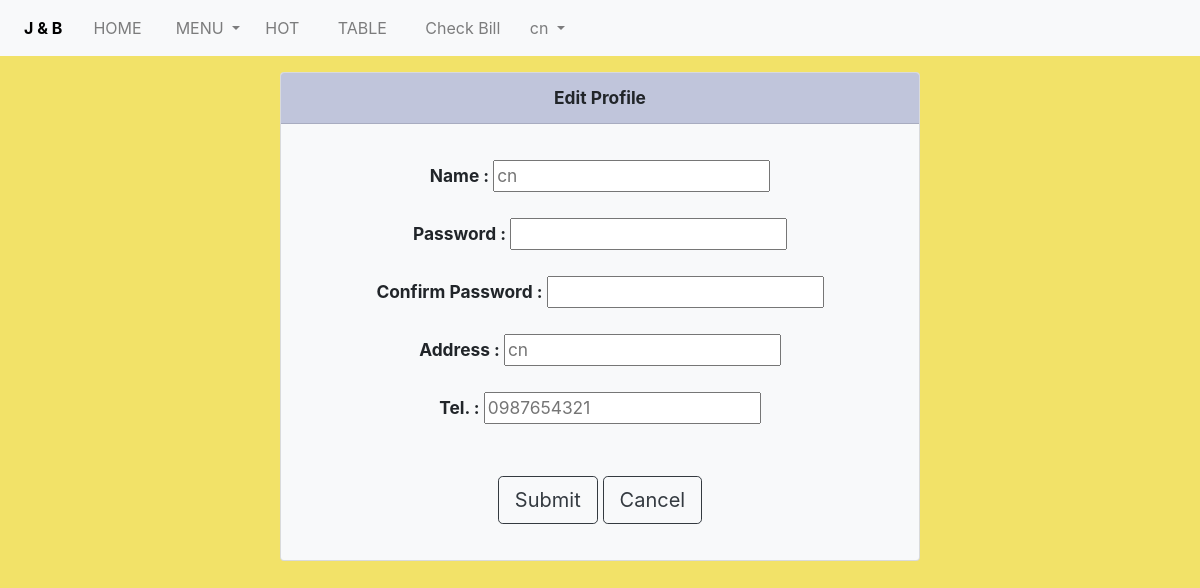
The app's page /editpro.php (signed in) with its own data.
### tables this page shows
CREATE TABLE `employee` (
  `EmpID` int(3) NOT NULL,
  `TypeID` varchar(3) NOT NULL,
  `EmpName` varchar(50) DEFAULT NULL,
  `EmpAddress` varchar(50) DEFAULT NULL,
  `EmpTel` varchar(10) DEFAULT NULL,
  `username` varchar(20) DEFAULT NULL,
  `password` varchar(130) DEFAULT NULL
);

### editpro.php (the view, shortened to what this page needs)
<?php
    include "headerr.php";
    include 'connect.php';
    $sql='SELECT * FROM employee WHERE EmpID="'.$_SESSION["empID"].'" ';
    $query = $connect->query($sql);
    $pro=$query->fetch_assoc();
    ?>
    <br><br><br>
<center>
<div class="card mb-3 bg-light" style="max-width: 40rem; font-size:13pt;">
  <div class="card-header" style="background-color:#c0c5db"><b>Edit Profile</b></div>
  <div class="card-body">
    <p class="card-text">
        <form action="update-emp.php" method="post">
    <b>Name : </b>
    <input type="text" name="name" id="name" placeholder="<?=$pro['EmpName'];?>"><br><br>
<b>Password : </b>
<input type="password" name="password" id="password" ><br><br>
<b>Confirm Password : </b>
<input type="password" name="con-pass" id="con-pass"><br><br>
<b>Address : </b>
<input type="text" name="address" id="address" placeholder="<?=$pro['EmpAddress'];?>"><br><br>
<b>Tel. : </b>
<input type="text" name="tel" id="tel" placeholder="<?=$pro['EmpTel'];?>"><br><br>
<br>
<button type="submit" class="btn btn-outline-dark btn-lg">Submit</button>
<a href="prof.php" style="z-index:3;"><button type="button" class="btn btn-outline-dark btn-lg">Cancel</button></a>
</form>
    </p>
  </div>
</div>
</center>
<br><br>
<?php include "footer.php";
?>

### head.css (style rules this page uses)
html, body { text-align: center; }

### records on screen
employee: name "cn", address "cn", tel "0987654321"

### other values on screen
$_SESSION['username'] "cn"
